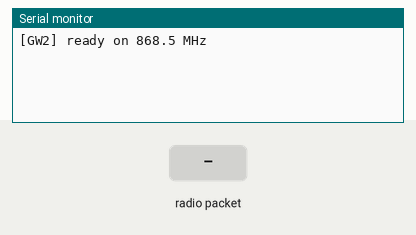
Simulated run of this program. Board: ESP32. Parts: the last lines printed to the serial monitor. Inputs (shaded band) come from the test bench. No radio packets arrive unless stated.

Above: at 1.7 s.
1.8 s: radio packet "1" arrives
At 2.7 s:
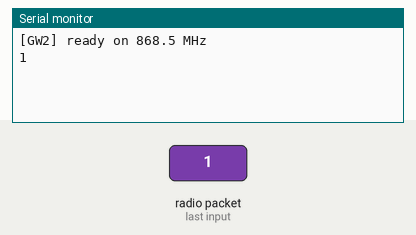
3.3 s: radio packet "0" arrives
At 3.8 s:
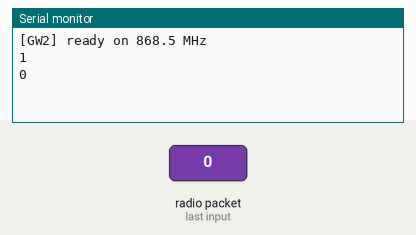

Measured:
- after the input at 1.8 s, the serial monitor: prints a new line at once (image 1)
- after the input at 3.3 s, the serial monitor: prints a new line at once (image 2)

The program:

main.cpp
```cpp
/*
 * CMS2 LoRa Gateway Modem — Locked to CH2 (868.5 MHz)
 * Plain passthrough: USB <-> LoRa.
 */

#include <Arduino.h>
#include <SPI.h>
#include <LoRa.h>

#define LORA_SS    5
#define LORA_RST   14
#define LORA_DIO0  2
#define FREQ_CH2   868.5E6

void setup() {
    Serial.begin(115200);
    delay(500);

    LoRa.setPins(LORA_SS, LORA_RST, LORA_DIO0);
    if (!LoRa.begin(FREQ_CH2)) {
        Serial.println("[GW2] init failed");
        while (1) delay(1000);
    }
    LoRa.setSpreadingFactor(12);
    LoRa.setSignalBandwidth(125E3);
    LoRa.setCodingRate4(5);
    Serial.println("[GW2] ready on 868.5 MHz");
}

void loop() {
    if (Serial.available()) {
        String line = Serial.readStringUntil('\n');
        line.trim();
        if (line.length()) {
            LoRa.beginPacket();
            LoRa.print(line);
            LoRa.endPacket();
        }
    }

    int sz = LoRa.parsePacket();
    if (sz) {
        while (LoRa.available()) Serial.print((char)LoRa.read());
        Serial.println();
    }
}
```
